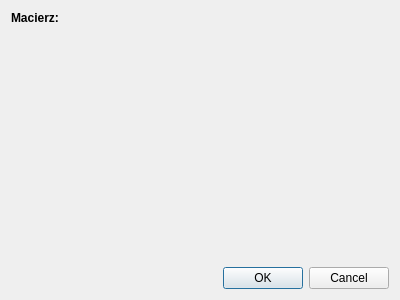
<?xml version="1.0" encoding="UTF-8"?>
<ui version="4.0">
 <class>CustomMaskDialog</class>
 <widget class="QDialog" name="CustomMaskDialog">
  <property name="geometry">
   <rect>
    <x>0</x>
    <y>0</y>
    <width>400</width>
    <height>300</height>
   </rect>
  </property>
  <property name="windowTitle">
   <string>Dialog</string>
  </property>
  <layout class="QGridLayout" name="gridLayout_2">
   <item row="0" column="0">
    <widget class="QLabel" name="label">
     <property name="font">
      <font>
       <weight>75</weight>
       <bold>true</bold>
      </font>
     </property>
     <property name="text">
      <string>Macierz:</string>
     </property>
    </widget>
   </item>
   <item row="2" column="0" colspan="2">
    <widget class="QDialogButtonBox" name="buttonBox">
     <property name="orientation">
      <enum>Qt::Horizontal</enum>
     </property>
     <property name="standardButtons">
      <set>QDialogButtonBox::Cancel|QDialogButtonBox::Ok</set>
     </property>
    </widget>
   </item>
   <item row="1" column="0" colspan="2">
    <widget class="QWidget" name="widget" native="true">
     <property name="sizePolicy">
      <sizepolicy hsizetype="Preferred" vsizetype="Expanding">
       <horstretch>0</horstretch>
       <verstretch>0</verstretch>
      </sizepolicy>
     </property>
     <layout class="QGridLayout" name="gridLayout_3"/>
    </widget>
   </item>
  </layout>
 </widget>
 <resources/>
 <connections>
  <connection>
   <sender>buttonBox</sender>
   <signal>accepted()</signal>
   <receiver>CustomMaskDialog</receiver>
   <slot>accept()</slot>
   <hints>
    <hint type="sourcelabel">
     <x>248</x>
     <y>254</y>
    </hint>
    <hint type="destinationlabel">
     <x>157</x>
     <y>274</y>
    </hint>
   </hints>
  </connection>
  <connection>
   <sender>buttonBox</sender>
   <signal>rejected()</signal>
   <receiver>CustomMaskDialog</receiver>
   <slot>reject()</slot>
   <hints>
    <hint type="sourcelabel">
     <x>316</x>
     <y>260</y>
    </hint>
    <hint type="destinationlabel">
     <x>286</x>
     <y>274</y>
    </hint>
   </hints>
  </connection>
 </connections>
</ui>
